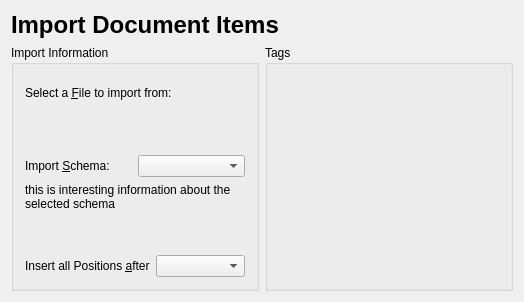
<?xml version="1.0" encoding="UTF-8"?>
<ui version="4.0">
 <class>importToDocBase</class>
 <widget class="QWidget" name="importToDocBase">
  <property name="geometry">
   <rect>
    <x>0</x>
    <y>0</y>
    <width>524</width>
    <height>302</height>
   </rect>
  </property>
  <layout class="QGridLayout">
   <item row="0" column="0">
    <layout class="QVBoxLayout">
     <item>
      <widget class="QLabel" name="dmHeaderText">
       <property name="sizePolicy">
        <sizepolicy hsizetype="Preferred" vsizetype="Maximum">
         <horstretch>0</horstretch>
         <verstretch>0</verstretch>
        </sizepolicy>
       </property>
       <property name="font">
        <font>
         <pointsize>18</pointsize>
         <weight>75</weight>
         <bold>true</bold>
        </font>
       </property>
       <property name="text">
        <string>Import Document Items</string>
       </property>
       <property name="textFormat">
        <enum>Qt::PlainText</enum>
       </property>
       <property name="wordWrap">
        <bool>false</bool>
       </property>
      </widget>
     </item>
     <item>
      <layout class="QHBoxLayout">
       <item>
        <widget class="Q3GroupBox" name="groupBox1">
         <property name="title">
          <string>Import Information</string>
         </property>
         <layout class="QGridLayout">
          <item row="0" column="0">
           <layout class="QVBoxLayout">
            <item>
             <widget class="QLabel" name="textLabel3_2">
              <property name="text">
               <string>Select a &amp;File to import from:</string>
              </property>
              <property name="wordWrap">
               <bool>false</bool>
              </property>
              <property name="buddy">
               <cstring>mFileRequester</cstring>
              </property>
             </widget>
            </item>
            <item>
             <widget class="KUrlRequester" name="mFileRequester"/>
            </item>
            <item>
             <layout class="QHBoxLayout">
              <item>
               <widget class="QLabel" name="textLabel1">
                <property name="text">
                 <string>Import &amp;Schema:</string>
                </property>
                <property name="wordWrap">
                 <bool>false</bool>
                </property>
                <property name="buddy">
                 <cstring>mSchemaCombo</cstring>
                </property>
               </widget>
              </item>
              <item>
               <widget class="QComboBox" name="mSchemaCombo"/>
              </item>
             </layout>
            </item>
            <item>
             <widget class="QLabel" name="mSchemaInfo">
              <property name="minimumSize">
               <size>
                <width>0</width>
                <height>66</height>
               </size>
              </property>
              <property name="text">
               <string>this is interesting information about the selected schema</string>
              </property>
              <property name="textFormat">
               <enum>Qt::RichText</enum>
              </property>
              <property name="alignment">
               <set>Qt::AlignTop</set>
              </property>
              <property name="wordWrap">
               <bool>true</bool>
              </property>
              <property name="margin">
               <number>5</number>
              </property>
             </widget>
            </item>
            <item>
             <layout class="QHBoxLayout">
              <item>
               <widget class="QLabel" name="textLabel3">
                <property name="text">
                 <string>Insert all Positions &amp;after</string>
                </property>
                <property name="wordWrap">
                 <bool>false</bool>
                </property>
                <property name="buddy">
                 <cstring>dmPositionCombo</cstring>
                </property>
               </widget>
              </item>
              <item>
               <widget class="QComboBox" name="dmPositionCombo"/>
              </item>
             </layout>
            </item>
           </layout>
          </item>
         </layout>
        </widget>
       </item>
       <item>
        <widget class="Q3ButtonGroup" name="mTagGroup">
         <property name="title">
          <string>Tags</string>
         </property>
        </widget>
       </item>
      </layout>
     </item>
    </layout>
   </item>
  </layout>
 </widget>
 <layoutdefault spacing="6" margin="11"/>
 <pixmapfunction>qPixmapFromMimeSource</pixmapfunction>
 <customwidgets>
  <customwidget>
   <class>Q3GroupBox</class>
   <extends>QGroupBox</extends>
   <header>Qt3Support/Q3GroupBox</header>
   <container>1</container>
  </customwidget>
  <customwidget>
   <class>Q3ButtonGroup</class>
   <extends>Q3GroupBox</extends>
   <header>Qt3Support/Q3ButtonGroup</header>
   <container>1</container>
  </customwidget>
  <customwidget>
   <class>KUrlRequester</class>
   <extends>QFrame</extends>
   <header>kurlrequester.h</header>
  </customwidget>
 </customwidgets>
 <includes>
  <include location="local">kurlrequester.h</include>
  <include location="local">klineedit.h</include>
  <include location="local">kpushbutton.h</include>
 </includes>
 <resources/>
 <connections/>
</ui>
